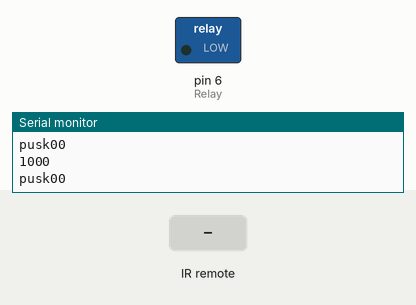
This sketch was run on a simulated Arduino Uno, built with avr-gcc and run on an emulated ATmega328P. Parts: switched loads named in the sketch (green lamp = pin HIGH), the last lines printed to the serial monitor. Dashed ring = blinking. Inputs (shaded band) come from the test bench.

Above: at 1.2 s.
1.3 s: infrared code 0x1811 received
At 2.1 s:
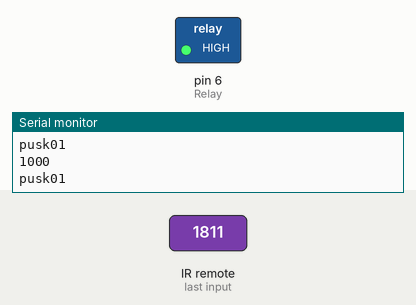
4.3 s: infrared code 0x100C received
At 5.5 s:
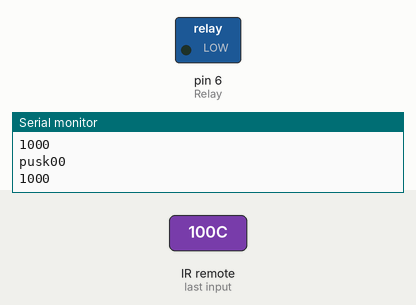
5.8 s: infrared code 0x1011 received
At 7.6 s:
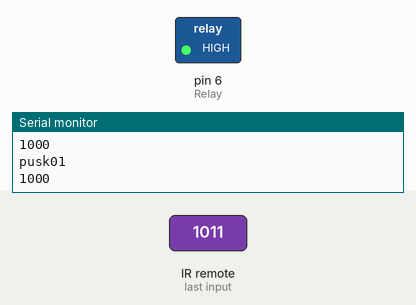
Timing chart, 0 to 14.8 s (numbered marks = the images above; inputs shaded):
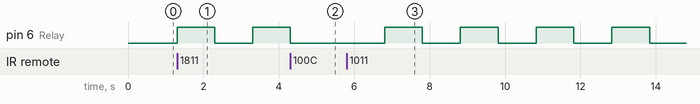

Measured:
- after the input at 1.3 s, pin 6 (Relay): LOW → HIGH at once, → LOW 1.0 s later, → HIGH 1.0 s later
- after the input at 4.3 s, pin 6 (Relay): goes on until 4.3 s, then stays LOW
- after the input at 5.8 s, pin 6 (Relay): alternates HIGH for 1.0 s and LOW for 1.0 s, starting after 1.0 s

The sketch:

ikDatchik_RAB_v2_copy_20230615194646.ino
```cpp
#include "IRremote.h"
#define krut
//https://robotclass.ru/tutorials/arduino-ir-remote-control/
IRrecv irrecv(2);  // указываем вывод, к которому подключен приемник

decode_results results;
const int Relay = 6;
boolean stop = false;
boolean pusk = false;
int RelayState = LOW;     // этой переменной устанавливаем состояние светодиода
long previousMillis = 0;  // храним время последнего переключения светодиода
boolean milState = false;
long interval = 1000;  // интервал между включение/выключением светодиода (1 секунда)

void setup() {
  Serial.begin(9600);
  pinMode(Relay, OUTPUT);
  irrecv.enableIRIn();  // запускаем прием
}
void loop() {
    Serial.print ("pusk");
    Serial.print (pusk);
    Serial.println (stop);
    Serial.println (interval);
  if (irrecv.decode(&results)) {  // если данные пришли
    switch (results.value) {
      case 0x100C:
        stop = false;
        pusk = false;
        break;
      case 0x180C:
        stop=false;
        pusk = false;
        break;
      case 0x1810:
        pusk = true;
        break;
      case 0x1010:
        pusk = true;
        break;
      case 0x1811:
      interval=1000;
        stop = true;
        break;
      case 0x1011:
      interval=1000;
        stop = true;
        break;
         case 0x1820://---
        interval = 500;
        stop = true;
        break;
         case 0x1020:
        interval = 500;
        stop = true;
        break;
        case 0x1821:
        pusk = false;
        break;
      case 0x1021:
        pusk = false;
        break;
    }
    irrecv.resume();  // принимаем следующую команду
  }
  if (pusk == true){
    RelayState = HIGH;
    Serial.print ("stop");
    Serial.print (pusk);
    Serial.println (stop);
    digitalWrite(Relay, RelayState);
    }
 // }
    if (stop == true) {
    unsigned long currentMillis = millis();

    //проверяем не прошел ли нужный интервал, если прошел то
    if (currentMillis - previousMillis > interval) {
      // сохраняем время последнего переключения
      previousMillis = currentMillis;

      // если светодиод не горит, то зажигаем, и наоборот
      if (RelayState == LOW)
        RelayState = HIGH;
      else
        RelayState = LOW;

      // устанавливаем состояния выхода, чтобы включить или выключить светодиод
      digitalWrite(Relay, RelayState);
      milState = true;
    }
  }
  if (stop == false) {
    digitalWrite(Relay, LOW);
  }
}
void Blink() {
  if (digitalRead(Relay)== HIGH) {
    digitalWrite (Relay,LOW);
    delay(10000);
  }
 int strip = 0;
  while (strip <= 600000) {
       digitalWrite( Relay, HIGH );
delay(500);
digitalWrite( Relay, LOW );
delay(1000);
//break;
}
//break;
    }

void pauseMil() {
  unsigned long currentMillis = millis();

  //проверяем не прошел ли нужный интервал, если прошел то
  if (currentMillis - previousMillis > interval) {
    // сохраняем время последнего переключения
    previousMillis = currentMillis;

    // если светодиод не горит, то зажигаем, и наоборот
    if (RelayState == LOW)
      RelayState = HIGH;
    else
      RelayState = LOW;

    // устанавливаем состояния выхода, чтобы включить или выключить светодиод
    digitalWrite(Relay, RelayState);
    milState = true;
  }
}
```
